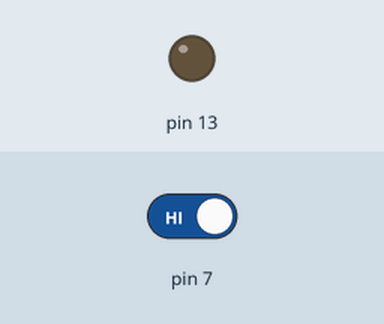
Simulated run of this sketch. Board: Arduino Uno, built with avr-gcc and run on an emulated ATmega328P. Parts: output pins drawn as LEDs (lit = HIGH). Inputs (shaded band) come from the test bench; at power-on: pin 7 HIGH.

Above: at 1.2 s.
1.3 s: pin 7 driven LOW
At 2.5 s:
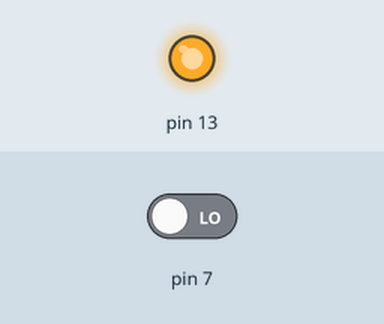
2.8 s: pin 7 driven HIGH
At 3.8 s:
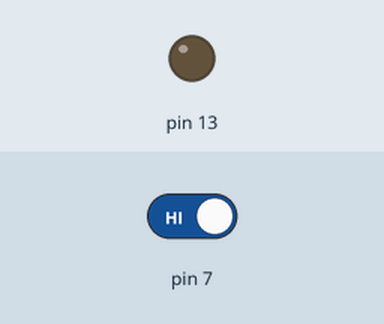
Timing chart, 0 to 5.8 s (numbered marks = the images above; inputs shaded):
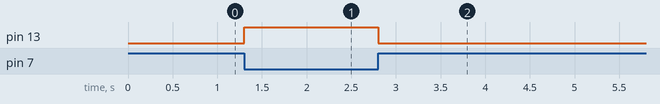

Measured:
- after the input at 1.3 s, pin 13: LOW → HIGH at once
- after the input at 2.8 s, pin 13: HIGH → LOW at once

The sketch:

IR_basic.ino
```cpp
void setup() {
  pinMode(7, INPUT);
  pinMode(13, OUTPUT);

}

void loop() {
  if (digitalRead(7) == LOW){
    digitalWrite(13,HIGH);
  }
  else{
    digitalWrite(13,LOW);
  }

}
```
